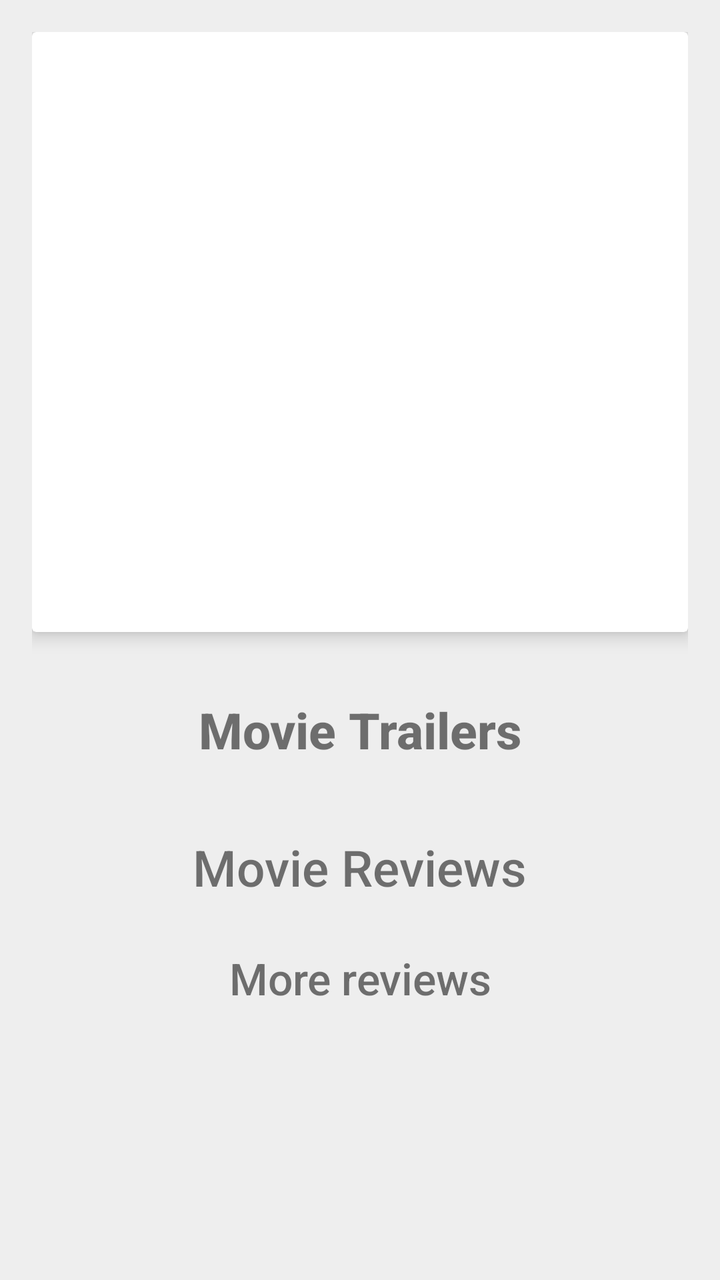
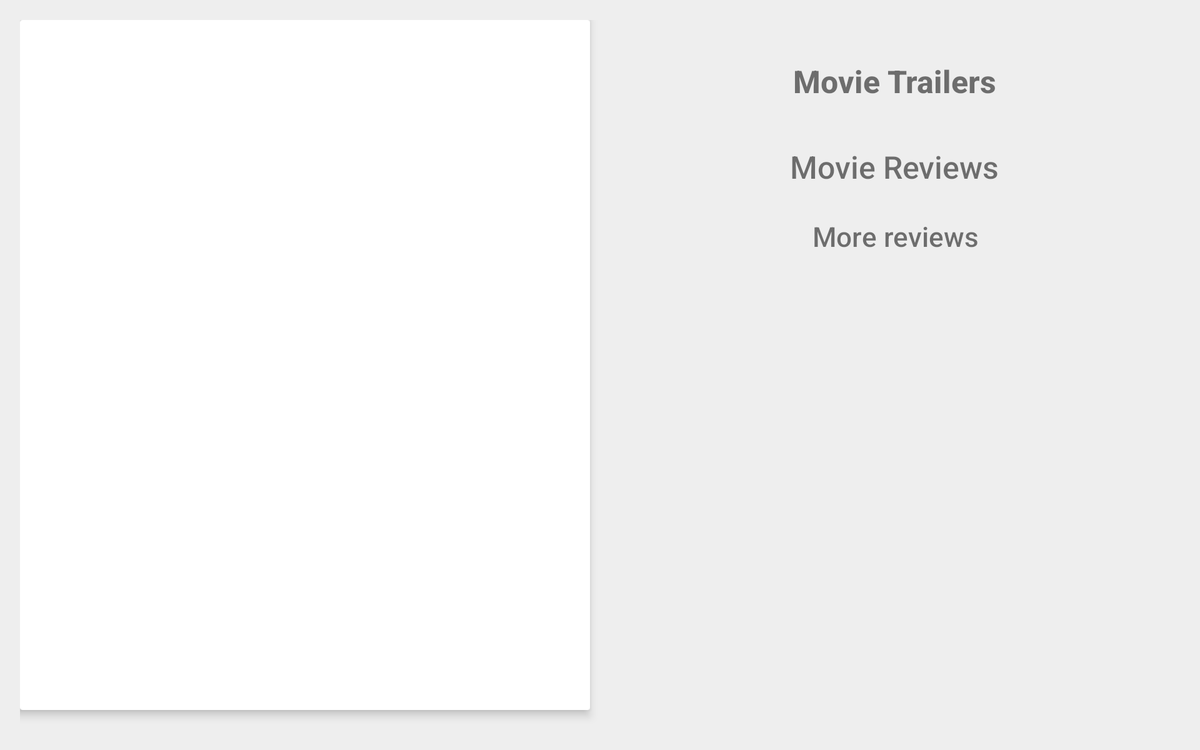

The same Android screen from two of the app's own layout files: first res/layout/ as a phone draws it, then the repository's variant for another configuration, drawn on a device whose configuration selects that folder. Both files follow.
<!-- AndroidManifest.xml: application theme AppTheme -->
<!-- res/layout/fragment_more_details.xml -->
<?xml version="1.0" encoding="utf-8"?>
<ScrollView android:layout_width="match_parent"
            android:layout_height="match_parent"
            android:background="@color/background"
            android:id="@+id/scroller"
            xmlns:android="http://schemas.android.com/apk/res/android">

    <RelativeLayout
            android:padding="16dp"
            xmlns:tools="http://schemas.android.com/tools"
            android:layout_width="match_parent"
            android:layout_height="wrap_content"
            xmlns:android="http://schemas.android.com/apk/res/android"
            xmlns:app="http://schemas.android.com/apk/res-auto">

        <android.support.v7.widget.CardView
                android:layout_width="match_parent"
                android:layout_height="@dimen/card_size"
                android:id="@+id/card_movie_details"
                app:cardElevation="@dimen/default_card_elevation"
                android:padding="@dimen/view_side_margin">


            <ImageView
                    android:id="@+id/movie_image2"
                    android:scaleType="centerCrop"
                    android:layout_width="match_parent"
                    android:layout_height="match_parent"/>


        </android.support.v7.widget.CardView>


        <include layout="@layout/layout_more_details" />


    </RelativeLayout>
</ScrollView>
<!-- res/layout/layout_more_details.xml (included above) -->
<?xml version="1.0" encoding="utf-8"?>
<RelativeLayout
        android:layout_width="match_parent"
        android:layout_marginTop="@dimen/inter_block_margin"
        android:layout_below="@id/card_movie_details"
        xmlns:app="http://schemas.android.com/apk/res-auto"
        android:layout_height="wrap_content"
        xmlns:android="http://schemas.android.com/apk/res/android">

    <TextView
            android:id="@+id/tv_trailer_title"
            android:layout_marginTop="@dimen/inter_block_margin"
            android:layout_below="@id/card_movie_details"
            android:textSize="@dimen/big_text_size"
            android:textStyle="bold"
            android:layout_centerHorizontal="true"
            android:text="@string/movie_trailers"
            android:layout_width="wrap_content"
            android:layout_height="wrap_content"/>
    <android.support.v7.widget.RecyclerView
            android:id="@+id/rv_trailer"
            android:layout_marginTop="@dimen/inter_view_margin"
            android:layout_below="@+id/tv_trailer_title"
            app:layoutManager="LinearLayoutManager"
            android:orientation="horizontal"
            android:layout_width="match_parent"
            android:layout_height="wrap_content"/>


    <View
            android:id="@+id/stub_3"
            android:layout_below="@+id/rv_trailer"
            android:layout_marginTop="@dimen/inter_block_margin"
            android:layout_width="wrap_content"
            android:layout_marginBottom="@dimen/inter_view_margin"
            android:layout_height="@dimen/small_padding" />

    <TextView
            android:id="@+id/reviews"
            android:textSize="@dimen/big_text_size"
            android:text="@string/movie_reviews"
            android:layout_below="@+id/stub_3"
            android:layout_centerHorizontal="true"
            android:layout_width="wrap_content"
            android:layout_height="wrap_content"/>


    <android.support.v7.widget.RecyclerView
            android:id="@+id/rv_review_list"
            android:orientation="vertical"
            app:layoutManager="LinearLayoutManager"
            android:layout_below="@+id/reviews"
            android:layout_marginTop="@dimen/inter_view_margin"
            android:layout_width="match_parent"
            android:layout_height="wrap_content"/>

    <TextView
            android:id="@+id/tv_click_more"
            android:textSize="@dimen/title_text_size"
            android:text="@string/more_reviews"
            android:gravity="center"
            android:layout_marginTop="@dimen/inter_block_margin"
            android:layout_below="@+id/rv_review_list"
            android:layout_width="match_parent"
            android:layout_height="wrap_content"/>


</RelativeLayout>
<!-- resources referenced by this layout -->
<resources>
  <color name="background">#EEEEEE</color>
  <dimen name="big_text_size">25sp</dimen>
  <dimen name="card_size">300dp</dimen>
  <dimen name="default_card_elevation">5dp</dimen>
  <dimen name="inter_block_margin">16dp</dimen>
  <dimen name="inter_view_margin">8dp</dimen>
  <dimen name="small_padding">3dp</dimen>
  <dimen name="title_text_size">22sp</dimen>
  <dimen name="view_side_margin">5dp</dimen>
  <string name="more_reviews">More reviews</string>
  <string name="movie_reviews">Movie Reviews</string>
  <string name="movie_trailers">Movie Trailers</string>
  <style name="AppTheme" parent="Theme.AppCompat.Light.NoActionBar">
          
          <item name="colorPrimary">@color/colorPrimary</item>
          <item name="colorPrimaryDark">@color/colorPrimaryDark</item>
          <item name="colorAccent">@color/colorAccent</item>
          <item name="android:textViewStyle">@style/RobotoTextView</item>
          <item name="buttonStyle">@style/RobotoButton</item>
          
      </style>
  <color name="colorPrimary">#8e24aa</color>
  <color name="colorPrimaryDark">#7b1fa2</color>
  <color name="colorAccent">#00897b</color>
  <style name="RobotoTextView" parent="android:Widget.TextView">
          <item name="android:fontFamily">@string/font_family_medium</item>
      </style>
  <style name="RobotoButton" parent="android:Widget.Button">
          <item name="android:fontFamily">@string/font_family_medium</item>
      </style>
  <string name="font_family_medium">sans-serif-medium</string>
</resources>
<!-- res/layout-sw600dp-land/fragment_more_details.xml (the repository's variant of the layout above) -->
<!-- drawn on a 7-inch tablet turned sideways -->
<?xml version="1.0" encoding="utf-8"?>
<LinearLayout
        android:layout_width="match_parent"
        android:orientation="horizontal"
        android:padding="@dimen/inter_block_margin"
        android:background="@color/background"
        xmlns:tools="http://schemas.android.com/tools"
        xmlns:android="http://schemas.android.com/apk/res/android"
        android:layout_height="match_parent">



    <android.support.v7.widget.CardView
            android:layout_width="@dimen/zero_dp"
            android:layout_height="match_parent"
            xmlns:app="http://schemas.android.com/apk/res-auto"
            android:layout_marginBottom="@dimen/inter_block_margin"
            android:layout_weight="3"
            app:cardElevation="@dimen/default_card_elevation">


        <ImageView
                android:id="@+id/movie_image2"
                android:scaleType="centerCrop"
                android:layout_width="match_parent"
                android:layout_height="match_parent"/>

    </android.support.v7.widget.CardView>

    <ScrollView
            android:scrollbars="vertical"
            android:layout_width="0dp"
            android:layout_weight="3"
            android:id="@+id/scroller"
            android:layout_marginStart="@dimen/inter_block_margin"
            android:layout_marginLeft="@dimen/inter_block_margin"
            android:layout_height="match_parent">

        <include layout="@layout/layout_more_details" />
    </ScrollView>



</LinearLayout>
<!-- resources referenced by the variant -->
<!-- as a 7-inch tablet turned sideways resolves them -->
<resources>
  <color name="background">#EEEEEE</color>
  <dimen name="big_text_size">25sp</dimen>
  <dimen name="default_card_elevation">5dp</dimen>
  <dimen name="inter_block_margin">16dp</dimen>
  <dimen name="inter_view_margin">8dp</dimen>
  <dimen name="small_padding">3dp</dimen>
  <dimen name="title_text_size">22sp</dimen>
  <dimen name="zero_dp">0dp</dimen>
  <string name="more_reviews">More reviews</string>
  <string name="movie_reviews">Movie Reviews</string>
  <string name="movie_trailers">Movie Trailers</string>
  <style name="AppTheme" parent="Theme.AppCompat.Light.NoActionBar">
          
          <item name="colorPrimary">@color/colorPrimary</item>
          <item name="colorPrimaryDark">@color/colorPrimaryDark</item>
          <item name="colorAccent">@color/colorAccent</item>
          <item name="android:textViewStyle">@style/RobotoTextView</item>
          <item name="buttonStyle">@style/RobotoButton</item>
          
      </style>
  <color name="colorPrimary">#8e24aa</color>
  <color name="colorPrimaryDark">#7b1fa2</color>
  <color name="colorAccent">#00897b</color>
  <style name="RobotoTextView" parent="android:Widget.TextView">
          <item name="android:fontFamily">@string/font_family_medium</item>
      </style>
  <style name="RobotoButton" parent="android:Widget.Button">
          <item name="android:fontFamily">@string/font_family_medium</item>
      </style>
  <string name="font_family_medium">sans-serif-medium</string>
</resources>
